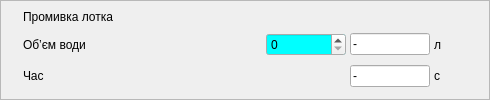
       <widget class="QFrame" name="f_3">
        <property name="frameShape">
         <enum>QFrame::StyledPanel</enum>
        </property>
        <property name="frameShadow">
         <enum>QFrame::Raised</enum>
        </property>
        <layout class="QGridLayout" name="gridLayout_2">
         <property name="leftMargin">
          <number>4</number>
         </property>
         <property name="topMargin">
          <number>4</number>
         </property>
         <property name="rightMargin">
          <number>4</number>
         </property>
         <property name="bottomMargin">
          <number>4</number>
         </property>
         <property name="spacing">
          <number>4</number>
         </property>
         <item row="0" column="0">
          <widget class="QCheckBox" name="cb_prl">
           <property name="styleSheet">
            <string notr="true">QCheckBox{
min-width: 14px;
min-height: 14px;
max-width: 14px;
max-height: 14px;
}
QCheckBox:checked
{
	
	image: url(:/butons/pict/bool_green_true_48x48.png);
}

QCheckBox:unchecked
{
	
	image: url(:/butons/pict/bool_green_false_48x48.png);
	
}

QCheckBox:indicator
{
	background: rgba(0, 0, 0, 0);
	height: 14px;
	width: 14px;
}
</string>
           </property>
           <property name="text">
            <string>CheckBox</string>
           </property>
          </widget>
         </item>
         <item row="0" column="1" colspan="5">
          <widget class="QLabel" name="label_5">
           <property name="text">
            <string>Промивка лотка</string>
           </property>
          </widget>
         </item>
         <item row="1" column="2">
          <widget class="QDoubleSpinBox" name="Q_prl_zd">
           <property name="minimumSize">
            <size>
             <width>80</width>
             <height>0</height>
            </size>
           </property>
           <property name="palette">
            <palette>
             <active>
              <colorrole role="Base">
               <brush brushstyle="SolidPattern">
                <color alpha="255">
                 <red>0</red>
                 <green>255</green>
                 <blue>255</blue>
                </color>
               </brush>
              </colorrole>
             </active>
             <inactive>
              <colorrole role="Base">
               <brush brushstyle="SolidPattern">
                <color alpha="255">
                 <red>0</red>
                 <green>255</green>
                 <blue>255</blue>
                </color>
               </brush>
              </colorrole>
             </inactive>
             <disabled>
              <colorrole role="Base">
               <brush brushstyle="SolidPattern">
                <color alpha="255">
                 <red>244</red>
                 <green>244</green>
                 <blue>244</blue>
                </color>
               </brush>
              </colorrole>
             </disabled>
            </palette>
           </property>
           <property name="toolTip">
            <string>Заданий об’єм води на промивку лотка</string>
           </property>
           <property name="decimals">
            <number>0</number>
           </property>
           <property name="maximum">
            <double>20.000000000000000</double>
           </property>
           <property name="singleStep">
            <double>1.000000000000000</double>
           </property>
          </widget>
         </item>
         <item row="1" column="3">
          <widget class="QLineEdit" name="Q_prl">
           <property name="minimumSize">
            <size>
             <width>0</width>
             <height>0</height>
            </size>
           </property>
           <property name="maximumSize">
            <size>
             <width>80</width>
             <height>16777215</height>
            </size>
           </property>
           <property name="toolTip">
            <string>Фактичний об’єм води на промивку лотка</string>
           </property>
           <property name="text">
            <string>-</string>
           </property>
           <property name="readOnly">
            <bool>true</bool>
           </property>
          </widget>
         </item>
         <item row="1" column="4">
          <widget class="QLabel" name="label_7">
           <property name="text">
            <string>л</string>
           </property>
          </widget>
         </item>
         <item row="1" column="5" rowspan="2">
          <spacer name="horizontalSpacer_2">
           <property name="orientation">
            <enum>Qt::Horizontal</enum>
           </property>
           <property name="sizeHint" stdset="0">
            <size>
             <width>40</width>
             <height>20</height>
            </size>
           </property>
          </spacer>
         </item>
         <item row="1" column="1">
          <widget class="QLabel" name="label_6">
           <property name="minimumSize">
            <size>
             <width>239</width>
             <height>0</height>
            </size>
           </property>
           <property name="text">
            <string>Об’єм води</string>
           </property>
          </widget>
         </item>
         <item row="2" column="3">
          <widget class="QLineEdit" name="T_prl">
           <property name="minimumSize">
            <size>
             <width>0</width>
             <height>0</height>
            </size>
           </property>
           <property name="maximumSize">
            <size>
             <width>80</width>
             <height>16777215</height>
            </size>
           </property>
           <property name="toolTip">
            <string>Фактичний час промивки лотка</string>
           </property>
           <property name="text">
            <string>-</string>
           </property>
           <property name="readOnly">
            <bool>true</bool>
           </property>
          </widget>
         </item>
         <item row="2" column="4">
          <widget class="QLabel" name="label_9">
           <property name="text">
            <string>с</string>
           </property>
          </widget>
         </item>
         <item row="2" column="1">
          <widget class="QLabel" name="label_8">
           <property name="minimumSize">
            <size>
             <width>215</width>
             <height>0</height>
            </size>
           </property>
           <property name="text">
            <string>Час</string>
           </property>
          </widget>
         </item>
        </layout>
       </widget>
